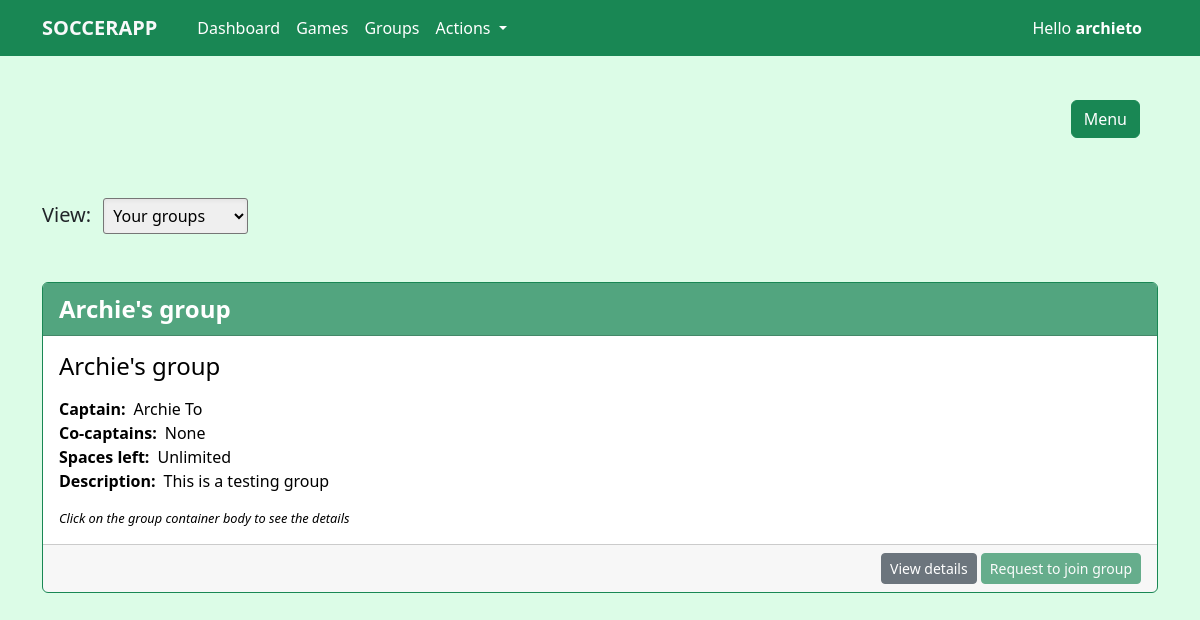
/group (signed in), run on an earlier commit of the app's database.
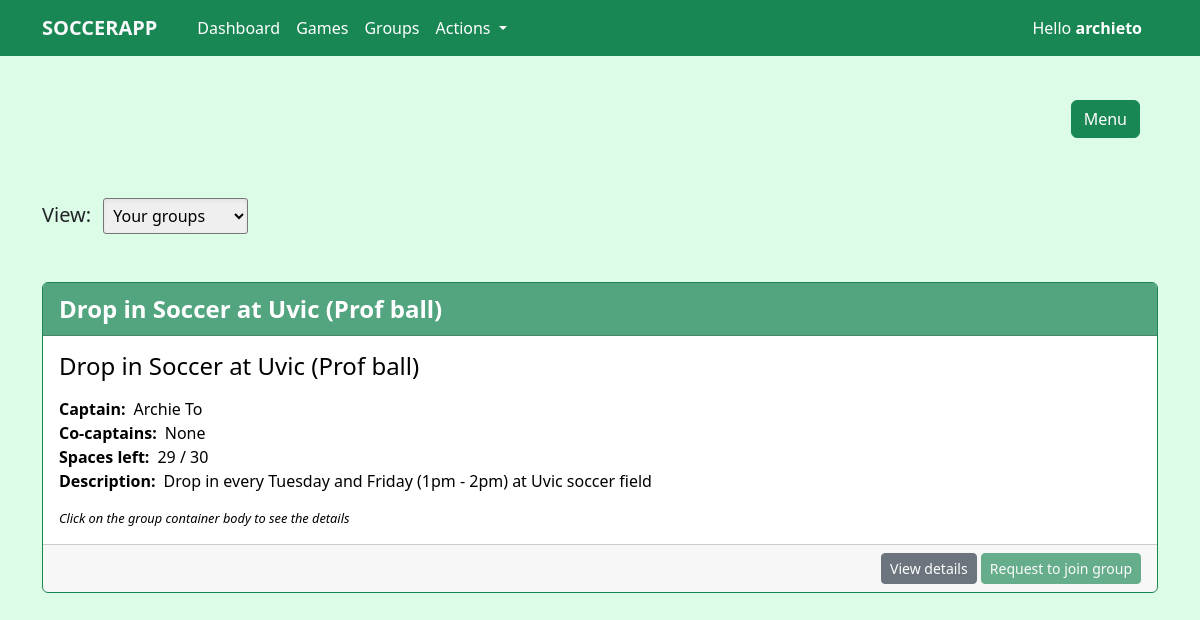
And on a later commit of the database.
### soccer/models.py (models this page shows, shortened)
class Team(models.Model):
    name = models.CharField(max_length=50, null=False, blank=False)
    max_member_num = models.IntegerField(null=True, blank=True)
    members = models.ManyToManyField(User)
    description = models.CharField(max_length=300, null=False, blank=False)
    class Meta:
        db_table = 'soccer_team'
        ordering = ['name']
    def get_captain(self):
        return self.teamadmin_set.get(captain=True)
    def get_cocaptains_str(self):
        cocaptains = self.teamadmin_set.filter(captain=False)
        cocaptains_str = ''
        for cocaptain in cocaptains:
            cocaptains_str += f'{cocaptain.name}, '
        return cocaptains_str[:-2] if cocaptains_str != '' else 'None'

class TeamAdmin(models.Model):
    team = models.ForeignKey(Team, on_delete=models.CASCADE, null=False, blank=False)
    user = models.ForeignKey(User, on_delete=models.CASCADE, null=False, blank=False)
    captain = models.BooleanField(null=False, blank=False)
    class Meta:
        db_table = 'soccer_team_admin'
        ordering = ['user']

class User(models.Model):
    phone_number = models.CharField(max_length=10, null=False, blank=False, validators=[RegexValidator(regex='[0-9]{10}')])
    name = models.CharField(max_length=30, null=False, blank=False)
    last_active = models.DateTimeField(auto_now=True)
    class Meta:
        db_table = 'soccer_user'
        ordering = ['name']
    def get_managed_teams(self):
        teams = []
        for teamadmin in self.teamadmin_set.all():
            teams.append(teamadmin.team)
        return teams

### soccer/views.py (the view)
# urls.py: path('group', views.GroupsView.as_view(), name='groups'),
class GroupsView(ListView):
    model = Team
    template_name = "soccer/groups.html"
    context_object_name = "all_groups"

### soccer/templatetags/soccer_extras.py (called while the page is built)
@register.filter
def subtract(value, arg):
    return value - arg

### soccer_app/global_contexts.py (called while the page is built, shortened)
def get_user(request):
    user_id = request.session.get('user_id', None)
    name = request.session.get('name')
    phone_number = request.session.get('phone_number')
    return {
        'user': User.objects.get(id=user_id),
        'user_id': user_id,
        'name': name,
        'phone_number': phone_number
    }

### templates/soccer/groups.html (shortened to what this page needs)
{% extends 'base.html' %}
{% block content %}
<div class="container mt-150">
    <label class="fs-5 me-2 mt-5">View:</label>
    <select class="custom-select-tag mt-5">
        <option value="yours" selected>Your groups</option>
    </select>
    <div class="mt-5 your-groups-container">
        {% for group in all_groups %}
        {% if user in group.members.all %}
        {% include 'soccer/components/container/group.html' %}
        {% endif %}
        {% endfor %}
    </div>
</div>
{% endblock %}

### templates/soccer/components/container/group.html
{% load soccer_extras %}
<div class="card mt-3 border-success">
    <div class="card-header bg-success bg-opacity-75 text-white fw-semibold fs-4">
        {{ group.name }}
    </div>
    <a class="text-black" style="text-decoration: none;" href="/group/{{group.id}}">
        <div class="card-body game-body">
            <h4 class="card-title">{{ group.name }}</h4>
            <div class="card-text mt-3">
                <div><strong class="me-2">Captain:</strong>{{ group.get_captain.user.name }}</div>
                <div><strong class="me-2">Co-captains:</strong>{{ group.get_cocaptains_str }}</div>
                <div><strong class="me-2">Spaces left:</strong>{% if group.max_member_num %}{{ group.max_member_num|subtract:group.members.count }} / {{group.max_member_num}}{% else %}Unlimited{% endif %}</div>
                <div><strong class="me-2">Description:</strong>{{ group.description }}</div>
                <div class="mt-3 fst-italic helper-text">Click on the group container body to see the details</div>
            </div>
        </div>
    </a>
    <div class="card-footer">
        <div class="w-fit ms-auto">
            {% if request.path == '/' %}
            {% if user == group.get_captain.user %}
            <button type="button" class="btn btn-danger btn-sm" data-bs-toggle="modal" data-bs-target="#deleteGroup{{ group.id }}ConfirmationModal">Delete group</button>
            {% endif %}
            <button type="button" class="btn btn-primary btn-sm" data-bs-toggle="modal" data-bs-target="#editGroup{{ group.id }}FormModal">Edit group</button>
            {% else %}
            <a href="/group/{{ group.id }}" type="button" class="btn btn-secondary btn-sm">View details</a>
            <a href="#" type="button" class="btn btn-success btn-sm {% if user in group.members.all %}disabled{% endif %}">Request to join group</a>
            {% endif %}
        </div>
    </div>
</div>

What changed in the data, as far as the page shows it:
removed Team: name "Archie's group", get_captain.user.name "Archie To", get_cocaptains_str "None", shows "Unlimited", description "This is a testing group"
added Team: name "Drop in Soccer at Uvic (Prof ball)", get_captain.user.name "Archie To", get_cocaptains_str "None", max_member_num|subtract "29", max_member_num "30", description "Drop in every Tuesday and Friday (1pm - 2pm) at Uvic soccer field"
